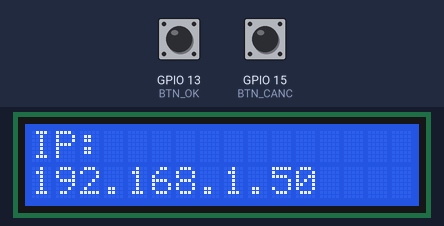
The sketch below on a simulated ESP8266 (NodeMCU). On the bench: 16×2 character LCD. The inputs (shaded band) are chosen by the test bench; at power-on: GPIO 15 (BTN_CANC) LOW, GPIO 13 (BTN_OK) LOW. WiFi joins after 1.5 s; servers stay silent unless stated; what the sketch prints to the serial monitor is not drawn.

Above: at 3.2 s.
At 6.4 s:
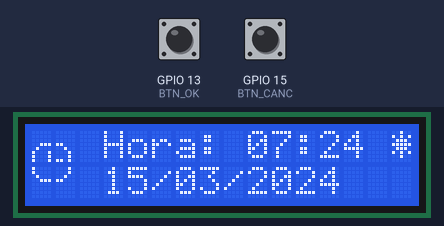
6.5 s: GPIO 15 (BTN_CANC) pulled HIGH for 1.25 s
At 8.4 s:
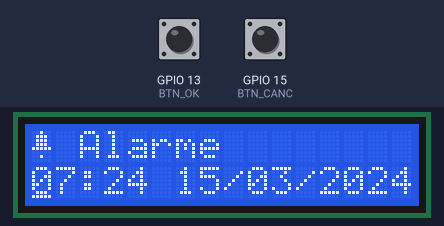
9.2 s: GPIO 13 (BTN_OK) pulled HIGH for 1.25 s
At 9.8 s:
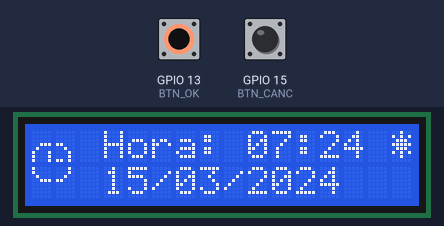
11.9 s: GPIO 15 (BTN_CANC) pulled HIGH for 3.2 s
At 31.9 s:
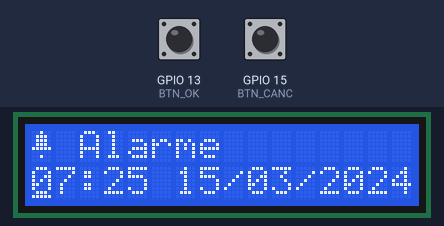
Timing chart, 0 to 32.5 s (numbered marks = the images above; inputs shaded):
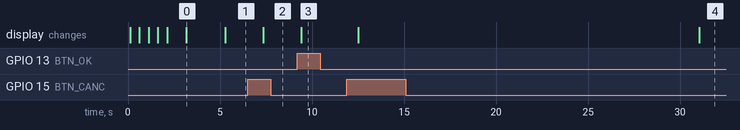

The sketch:

Alarme_ESP8266.ino
```cpp
#include <ESP8266WiFi.h>
#include <TimeLib.h>
#include <WiFiUdp.h>
#include <Wire.h>
#include <LiquidCrystal_I2C.h>

// botoes
#define BTN_LEFT  0  // D3
#define BTN_UP    2  // D4
#define BTN_DOWN  14 // D5
#define BTN_RIGHT 12 // D6
#define BTN_OK    13 // D7
#define BTN_CANC  15 // D8

// configuracao do LCD
int colunas = 16;
int linhas  = 2;

// estados dos botoes
int btnLeftState  = 0;
int btnUpState    = 0;
int btnDownState  = 0;
int btnRightState = 0;
int btnOkState    = 0;
int btnCancState  = 0;

// botoes pressionados
bool btnLeftPressed  = false;
bool btnUpPressed    = false;
bool btnDownPressed  = false;
bool btnRightPressed = false;
bool btnOkPressed    = false;
bool btnCancPressed  = false;

// NTP Server
const char* NTP_SERVER = "pool.ntp.org";
const int timeZone = -3;

WiFiUDP Udp;
unsigned int localPort = 8888;  // Porta local a ser usada para a conexao UDP

IPAddress ntpServerIP;

// inicializa o display no endereco 0x27
LiquidCrystal_I2C lcd(0x27, colunas, linhas);

// prototipo funcoes externas
extern void criaIcones();
extern void conectaNaInternet();
extern void configNTP();
extern void telaPrincipal();
extern void telaAlarme();

// prototipo icones
extern byte Sound[8], Bell[8], Speaker[8],
            Plus[8], Minus[8], Relogio[8],
            Relogio1[8], Relogio2[8],
            Relogio3[8], Relogio4[8];

void ligaLCD() {
  lcd.init();
  lcd.clear();
  lcd.backlight();
}

void setup() {
  Serial.begin(115200);
  delay(10);

  ligaLCD();
  conectaNaInternet();
  configNTP();
  criaIcones();

  // inicializando os botoes
  pinMode(BTN_LEFT,  INPUT);
  pinMode(BTN_UP,    INPUT);
  pinMode(BTN_DOWN,  INPUT);
  pinMode(BTN_RIGHT, INPUT);
  pinMode(BTN_OK,    INPUT);
  pinMode(BTN_CANC,  INPUT);

  // mostra a tela de data e hora
  if(timeStatus() != timeNotSet) {
    telaPrincipal();
  }
}

void loop() {
  lcd.noCursor();

  // le o estado dos botoes
  btnOkState   = digitalRead(BTN_OK);
  btnCancState = digitalRead(BTN_CANC);

  if(btnOkState == HIGH) {
    btnOkPressed   = true;
    btnCancPressed = false;
  } else if(btnCancState == HIGH) {
    btnOkPressed   = false;
    btnCancPressed = true;
  }

  if(btnOkPressed) {
    // horario e data
    if(timeStatus() != timeNotSet) {
      telaPrincipal();
    }
  } else if(btnCancPressed) {
    // alarme
    telaAlarme();
  } else {
    // horario e data
    if(timeStatus() != timeNotSet) {
      telaPrincipal();
    }
  }

  delay(1000);
}
```

ConexaoWifi.ino
```cpp
extern LiquidCrystal_I2C lcd;

// WiFi
const char* ssid = "SSID";
const char* password = "PASSWORD";

byte Wifi1[8] = {
	0b00000,
	0b00000,
	0b00000,
	0b00000,
	0b00000,
	0b00000,
	0b10000,
	0b00000
};

byte Wifi2[8] = {
	0b00000,
	0b00000,
	0b00000,
	0b00000,
	0b11000,
	0b00100,
	0b10100,
	0b00000
};

byte Wifi3[8] = {
	0b00000,
	0b00000,
	0b11100,
	0b00010,
	0b11001,
	0b00101,
	0b10101,
	0b00000
};

void conectaNaInternet() {
  int i = 12;

  WiFi.begin(ssid, password);

  Serial.print("Conectando a Rede: ");
  Serial.println(ssid);

  // nome do wifi
  lcd.setCursor(0, 0);
  lcd.print(ssid);

  // criando icone do wifi
  lcd.createChar(0, Wifi1);
  lcd.createChar(1, Wifi2);
  lcd.createChar(2, Wifi3);

  lcd.setCursor(2, 1);
  lcd.print("Conectando");

  while(WiFi.status() != WL_CONNECTED) {
    delay(500);

    // icone do wifi
    lcd.setCursor(0, 1);
    lcd.write(0);
    delay(500);
    lcd.setCursor(0, 1);
    lcd.write(1);
    delay(500);
    lcd.setCursor(0, 1);
    lcd.write(2);
    delay(500);
  }

  lcd.clear();
  lcd.setCursor(0, 0);
  lcd.print("Finalmente");
  lcd.setCursor(0, 1);
  lcd.print("Conectado!");
  Serial.println("WiFi conectado");
  Serial.println("Endereço IP: ");
  Serial.println(WiFi.localIP());

  delay(1000);

  lcd.clear();
  lcd.setCursor(0, 0);
  lcd.print("IP:");
  lcd.setCursor(0, 1);
  lcd.print(WiFi.localIP());

  delay(1000);
}
```

Icones.ino
```cpp
extern LiquidCrystal_I2C lcd;

byte Sound[8] = {
  0b00001,
  0b00011,
  0b00101,
  0b01001,
  0b01001,
  0b01011,
  0b11011,
  0b11000
};

byte Bell[8] = {
  0b00100,
  0b01110,
  0b01110,
  0b01110,
  0b11111,
  0b00000,
  0b00100,
  0b00000
};

byte Relogio1[8] = {
  0b00000,
  0b00000,
  0b00000,
  0b00111,
  0b01000,
  0b10001,
  0b10001,
  0b10001
};

byte Relogio2[8] = {
  0b00000,
  0b00000,
  0b00000,
  0b11000,
  0b00100,
  0b00010,
  0b00010,
  0b11010
};

byte Relogio3[8] = {
  0b10000,
  0b10000,
  0b01000,
  0b00111,
  0b00000,
  0b00000,
  0b00000,
  0b00000
};

byte Relogio4[8] = {
  0b00010,
  0b00010,
  0b00100,
  0b11000,
  0b00000,
  0b00000,
  0b00000,
  0b00000
};

byte Sol[8] = {
	0b00100,
	0b10101,
	0b01110,
	0b11111,
	0b01110,
	0b10101,
	0b00100,
	0b00000
};

byte Lua[8] = {
	0b11100,
	0b01110,
	0b00111,
	0b00111,
	0b00111,
	0b01110,
	0b11100,
	0b00000
};

void criaIcones() {
  lcd.createChar(0, Sound);
  lcd.createChar(1, Bell);
  lcd.createChar(2, Relogio1);
  lcd.createChar(3, Relogio2);
  lcd.createChar(4, Relogio3);
  lcd.createChar(5, Relogio4);
  lcd.createChar(6, Sol);
  lcd.createChar(7, Lua);
}
```

NTP.ino
```cpp
// NTP Server
extern const char* NTP_SERVER;
extern const int timeZone;

extern WiFiUDP Udp;
extern unsigned int localPort;

extern IPAddress ntpServerIP;

void configNTP() {
  Udp.begin(localPort);
  Serial.println("Iniciando cliente UDP");

  Serial.print("Conectando a ");
  Serial.println(NTP_SERVER);

  IPAddress dns(8, 8, 8, 8);  // Exemplo de servidor DNS do Google
  WiFi.config(IPAddress(192, 168, 31, 100), IPAddress(192, 168, 31, 1), IPAddress(255, 255, 255, 0), dns);

  WiFi.hostByName(NTP_SERVER, ntpServerIP);

  Serial.print("Servidor NTP encontrado em: ");
  Serial.println(ntpServerIP);

  setSyncProvider(getNtpTime);
  setSyncInterval(300);  // Atualizar a hora a cada 300 segundos (5 minutos)
}

time_t getNtpTime() {
  const int NTP_PACKET_SIZE = 48;     // tamanho do pacote NTP
  byte packetBuffer[NTP_PACKET_SIZE]; // buffer para armazenar o pacote NTP

  // monta o pacote NTP
  memset(packetBuffer, 0, NTP_PACKET_SIZE); // limpa o buffer

  packetBuffer[0]  = 0b11100011; // Versao do NTP, modo cliente
  packetBuffer[1]  = 0;          // Numero de stratum
  packetBuffer[2]  = 6;          // Intervalo maximo entre atualizacoes
  packetBuffer[3]  = 0xEC;       // Clock estrato
  packetBuffer[12] = 49;
  packetBuffer[13] = 0x4E;
  packetBuffer[14] = 49;
  packetBuffer[15] = 52;

  // enviar pacote NTP para o servidor
  Udp.beginPacket(ntpServerIP, 123);
  Udp.write(packetBuffer, NTP_PACKET_SIZE);
  Udp.endPacket();

  // aguardar resposta do servidor NTP
  delay(1000);

  // verifica se ha dados recebidos
  if(Udp.parsePacket()) {
    // le a resposta do servidor NTP
    Udp.read(packetBuffer, NTP_PACKET_SIZE);

    // converte os 4 bytes da resposta do timestamp para um long
    unsigned long secsSince1900 = (unsigned long) packetBuffer[40] << 24 |
                                  (unsigned long) packetBuffer[41] << 16 |
                                  (unsigned long) packetBuffer[42] << 8  |
                                  (unsigned long) packetBuffer[43];

    // tempo unix comeca em 1 de janeiro de 1970
    const unsigned long seventyYears = 2208988800UL;
    unsigned long epoch = secsSince1900 - seventyYears;

    return epoch + timeZone * SECS_PER_HOUR;  // Ajuste para o fuso horário correto
  }

  return 0; // se nao conseguir a hora
}
```

TelaAlarme.ino
```cpp
extern LiquidCrystal_I2C lcd;

void telaAlarme() {
  time_t time = now();
  char buffer[20];

  Serial.println("Tela Alarme");

  lcd.clear();
  lcd.setCursor(0, 0);
  lcd.write(1);
  lcd.setCursor(2, 0);
  lcd.print("Alarme");

  lcd.setCursor(0, 1);
  sprintf(buffer, "%02d:%02d %02d/%02d/%02d", hour(time), minute(time), day(time), month(time), year(time));
  lcd.print(buffer);

  lcd.setCursor(0, 1);
  lcd.cursor();
}
```

TelaPrincipal.ino
```cpp
extern LiquidCrystal_I2C lcd;

void telaPrincipal() {
  char buffer[20];
  time_t time = now();

  lcd.clear();

  Serial.println("Tela Principal");

  // icone relogio
  lcd.setCursor(0, 0);
  lcd.write(2);
  lcd.setCursor(1, 0);
  lcd.write(3);
  lcd.setCursor(0, 1);
  lcd.write(4);
  lcd.setCursor(1, 1);
  lcd.write(5);

  // hora
  lcd.setCursor(3, 0);
  lcd.print("Hora: ");
  sprintf(buffer, "%02d:%02d", hour(time), minute(time));
  lcd.setCursor(9, 0);
  lcd.print(buffer);

  lcd.setCursor(15, 0);

  // icone de manha/noite
  if(hour(time) > 12) {
    lcd.write(7);
  } else {
    lcd.write(6);
  }

  // data
  sprintf(buffer, "%02d/%02d/%02d", day(time), month(time), year(time));
  lcd.setCursor(3, 1);
  lcd.print(buffer);
}
```

Measured:
- after the input at 6.5 s, the display: changes after 0.85 s (image 2)
- after the input at 9.2 s, the display: changes after 0.22 s (image 3)
- after the input at 11.9 s, the display: first changes after 0.62 s (image 4 shows a later state)
- what the display in image 0 shows lasts 2.1 s, from 3.2 s to 5.3 s
